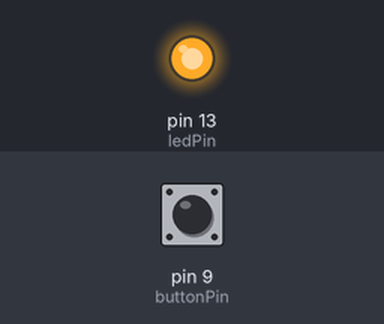
Recording of a sketch running on a simulated Arduino Uno, built with avr-gcc and run on an emulated ATmega328P. Shown: output pins drawn as LEDs (lit = HIGH). The test bench sets the inputs (shaded band); at power-on: pin 9 (buttonPin) HIGH. What the sketch prints to the serial monitor is not drawn.

Above: at 1.2 s.
1.3 s: pin 9 (buttonPin) pulled LOW for 0.15 s
At 1.37 s:
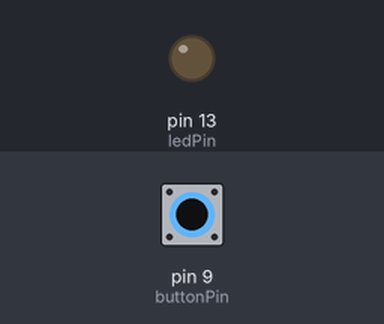
2.9 s: pin 9 (buttonPin) pulled LOW for 3.2 s
At 6.9 s:
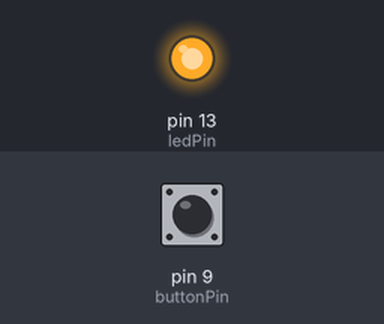
Timing chart, 0 to 8.4 s (numbered marks = the images above; inputs shaded):
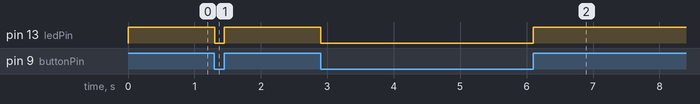

Measured:
- after the input at 1.3 s, pin 13 (ledPin): HIGH → LOW at once, → HIGH 0.15 s later
- after the input at 2.9 s, pin 13 (ledPin): HIGH → LOW at once, → HIGH 3.2 s later

The sketch:

External_Button_Class_July_17.ino
```cpp
int ledPin = 13; // pin with LED
int buttonPin = 9; // pin with Button

void setup() {
  // put your setup code here, to run once:
  pinMode(ledPin, OUTPUT);
  pinMode(buttonPin, INPUT_PULLUP);
  Serial.begin(9600);
}

void loop() {
  // put your main code here, to run repeatedly:
  Serial.println(digitalRead(buttonPin));

  int buttonRead = digitalRead(buttonPin); //holds the value of 1 or 0 sent to chip

  if (buttonRead == 1){ // see if button is pressed, if pressed
    digitalWrite(ledPin, HIGH); // turn on LED
  }

  else {
    digitalWrite(ledPin, LOW); // if button not pressed, turn off led
  }


}
```
